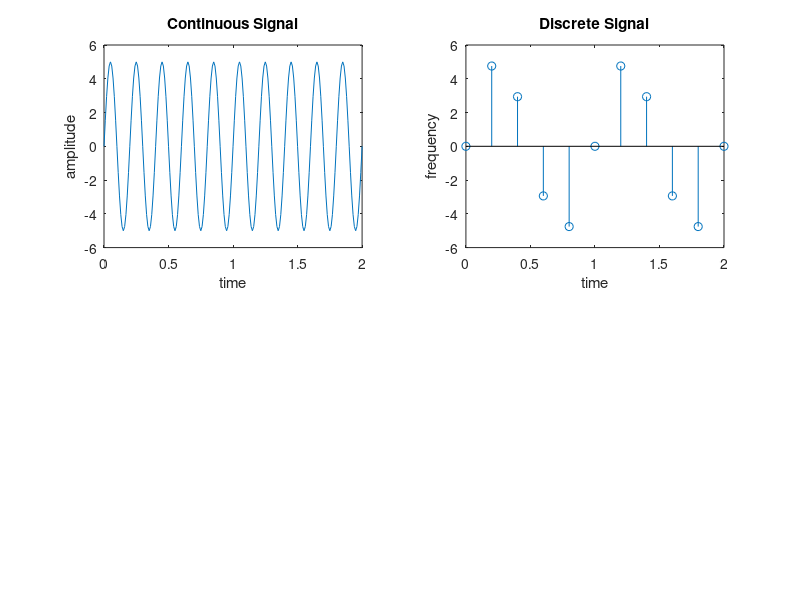

MATLAB code to generate this figure:
a=input('Enter the amplitude ');
f=input('Enter the frequency ');
fs=input('Enter the sampling frequency ');

t=0:0.01:2;
y=a*sin(2*pi*f*t);

subplot(2,2,1);
plot(t,y);
xlabel('time');
ylabel('amplitude');
title('Continuous Signal');

n=0:1/fs:2;
y=a*sin(2*pi*f*n/fs);

subplot(2,2,2);
stem(n,y);

xlabel('time');
ylabel('frequency');
title('Discrete Signal');